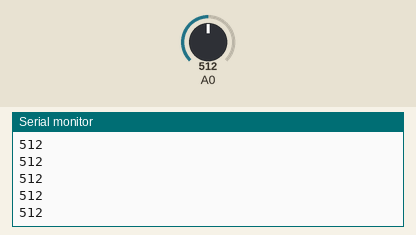
Simulated run of this sketch. Board: Arduino Uno, built with avr-gcc and run on an emulated ATmega328P. Parts: the last lines printed to the serial monitor. The test bench sets the inputs (shaded band); at power-on: A0 = 512.

Above: at 1.2 s.
1.3 s: A0 set to 716
At 1.31 s:
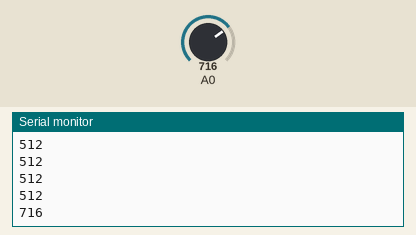
2.8 s: A0 set to 900
At 2.81 s:
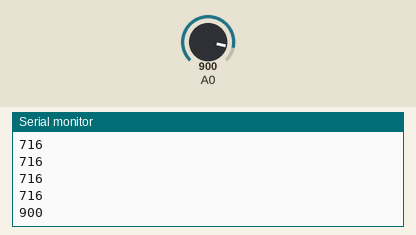
Timing chart, 0 to 5.8 s (numbered marks = the images above; inputs shaded):
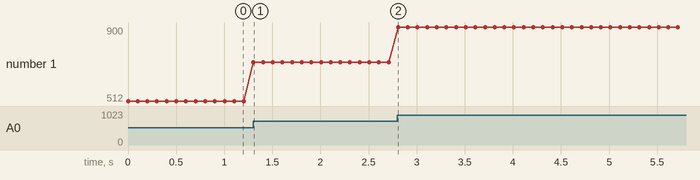

The sketch:

luz.ino
```cpp
int luz;
void setup() {
  // put your setup code here, to run once:
  pinMode(14, INPUT);
  Serial.begin(9600);
}
void loop() {
  luz = analogRead(14);
  Serial.println(luz);

  // Serial.println(digitalRead(14));
  delay(100);
}
```

Measured:
- after the input at 1.3 s, the serial monitor: prints a new line at once (image 1)
- after the input at 2.8 s, the serial monitor: prints a new line at once (image 2)
- plotted number 1: 512 → 716 after the input at 1.3 s, 716 → 900 after the input at 2.8 s
